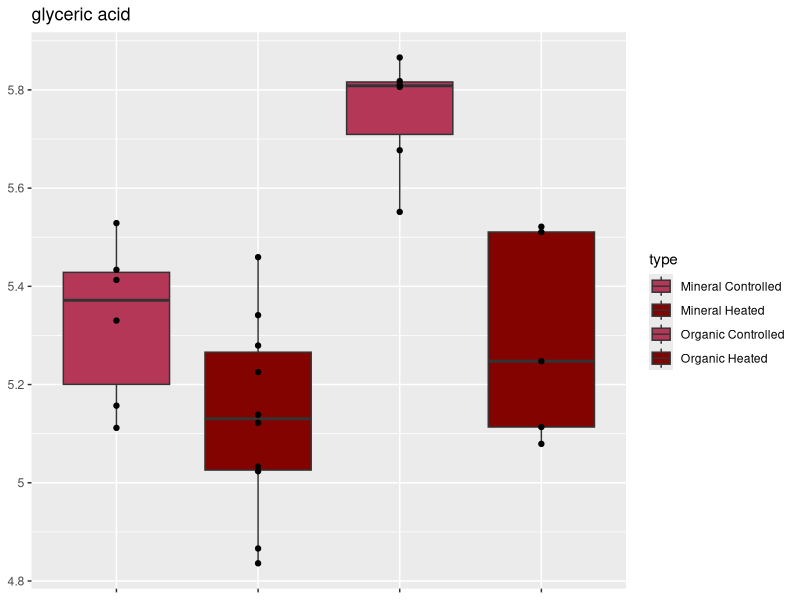
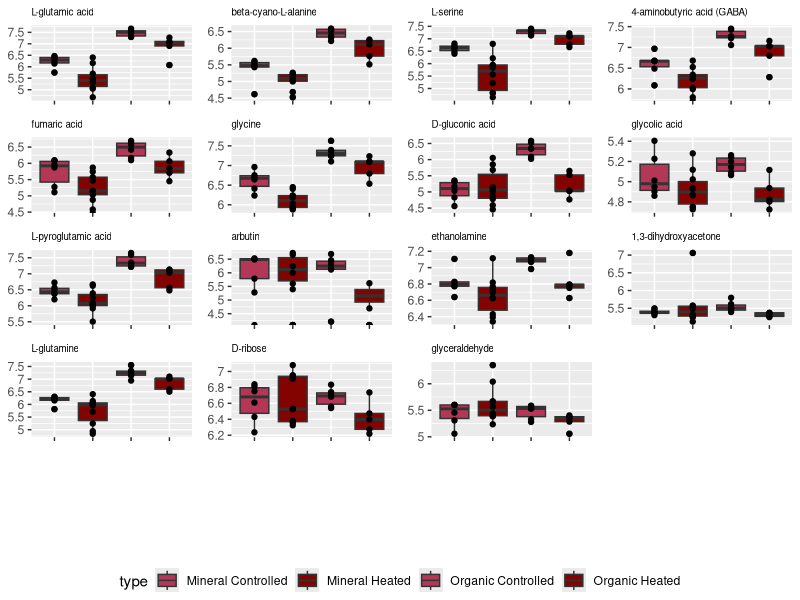
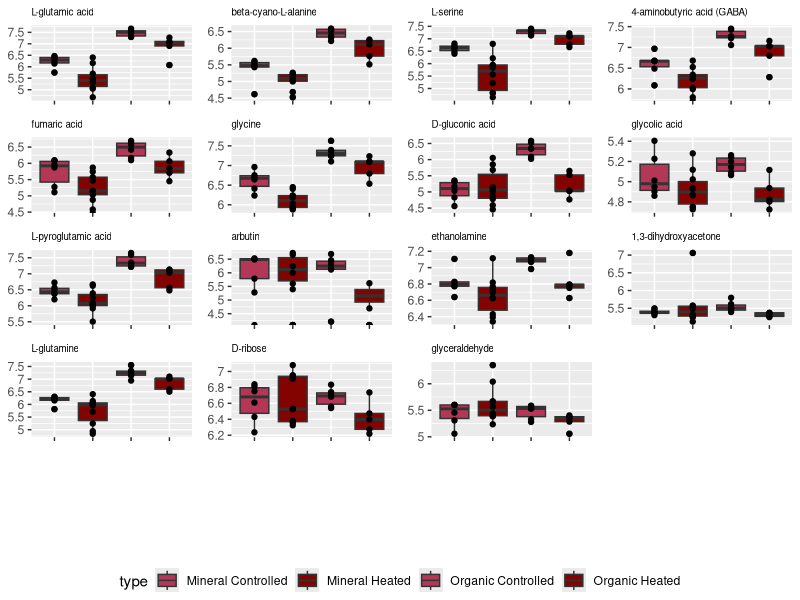
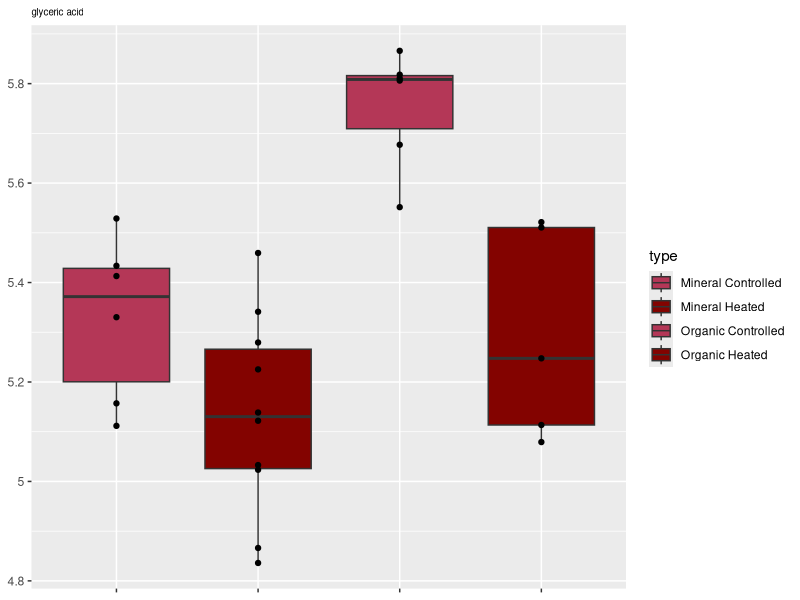
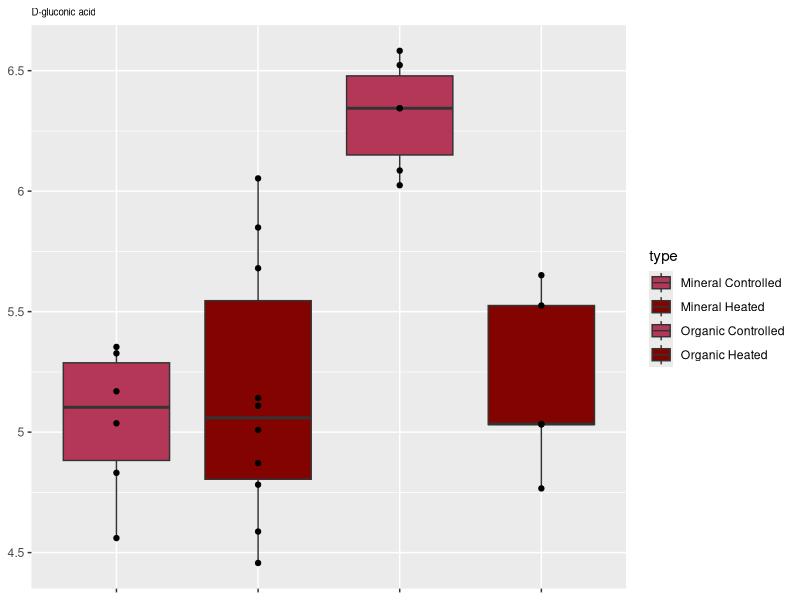
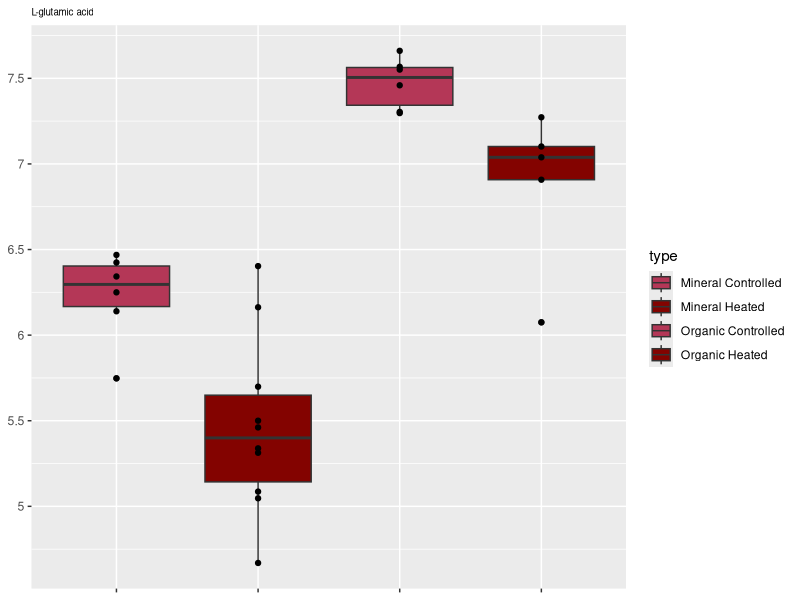
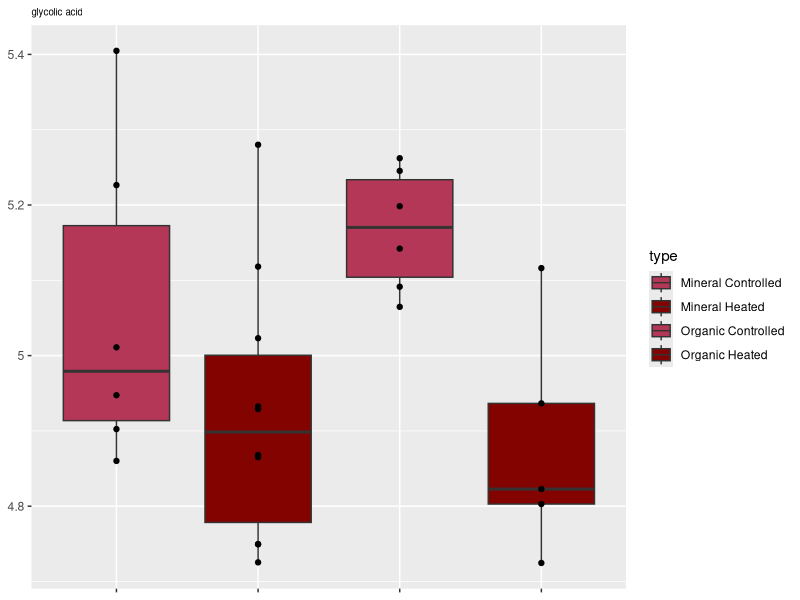
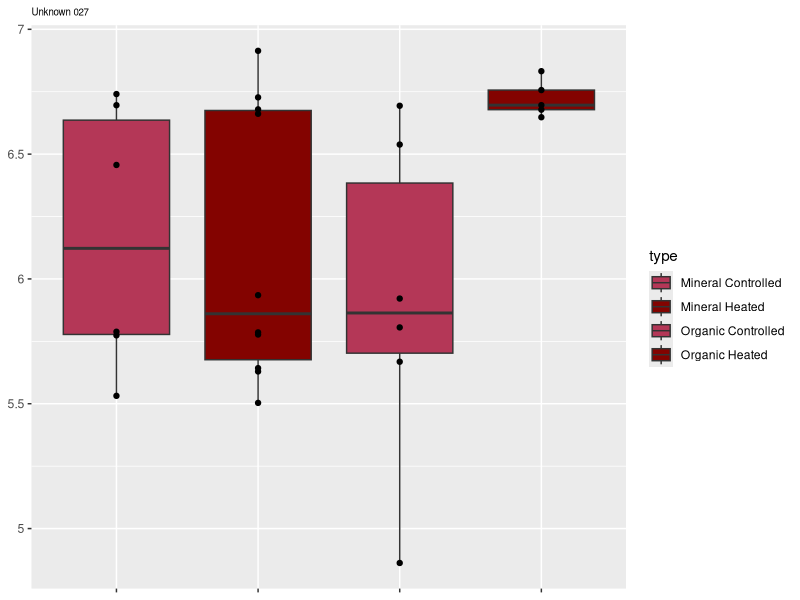

Recreate these plots in R, in order.
## ---- chunk 1
knitr::opts_chunk$set(echo = TRUE)
## ---- chunk 2
library(tidyverse)
library(ggplot2)
library(scales)
data <- as.data.frame(read.csv("EMSL_PNNL.csv"), header=TRUE)
new_data <- data[c(36,17,47,39,110,12,103,55,7,124,54,181,27,138,10,141,87,118,209,26,132,1,38,48,125,23,123,35,90,6,63),]
rownames(new_data) <- 1:nrow(new_data)
## ---- chunk 3
plot_list = list()
for (i in 1:31) {
  data_i <- new_data[i,]
  data_i_w <- data_i %>% gather("M_C_4_AB",	"M_C_7_AB",	"M_C_12_AB",	"M_C_14_AB",	"M_C_19_AB",	"M_C_30_AB",	"M_H_2_AB",	"M_H_2B",	"M_H_4_AB",	"M_H_11_AB",	"M_H_17_AB",	"M_H_26_AB",	"M_H_28_AB",	"M_H_30_AB",	"M_H_32_AB",	"M_H_34_AB",	"O_C_4_AB",	"O_C_12_AB",	"O_C_14_AB",	"O_C_19_AB",	"O_C_27_AB",	"O_C_34_AB",	"O_H_2_AB",	"O_H_4_AB",	"O_H_11_AB",	"O_H_17_AB",	"O_H_32_AB", key="type", value="frequencies")
  data_i_w$type <- c("Mineral Controlled", "Mineral Controlled", "Mineral Controlled", "Mineral Controlled", "Mineral Controlled", "Mineral Controlled", "Mineral Heated", "Mineral Heated", "Mineral Heated", "Mineral Heated", "Mineral Heated", "Mineral Heated", "Mineral Heated", "Mineral Heated", "Mineral Heated", "Mineral Heated", "Organic Controlled", "Organic Controlled", "Organic Controlled", "Organic Controlled", "Organic Controlled", "Organic Controlled", "Organic Heated", "Organic Heated", "Organic Heated", "Organic Heated", "Organic Heated")
 p = ggplot(data_i_w, aes(x=type, y=frequencies, fill=type, show.legend=FALSE)) +
        geom_boxplot() +
        scale_fill_manual(values=c("#B43757", "#830300","#B43757", "#830300")) +
        scale_alpha(range=c(.1, .1, .2, 1.)) +
        geom_point(show.legend = FALSE) +
        labs(title=new_data[i,1]) +
        theme(plot.title = element_text(size=7)) +
        theme(axis.title.x=element_blank(),
        axis.text.x=element_blank(), 
        axis.title.y=element_blank()) +
        scale_y_log10(breaks = trans_breaks("log10", function(x) 10^x),
              labels = trans_format("log10", math_format(.x)))
  plot_list[[i]] = p
}
## ---- chunk 4
pdf("organic_metabolites_plots.pdf")
for (i in 1:31) {
      print(i)
      print(plot_list[[i]])
}
dev.off()
## ---- chunk 5
p1 <- plot_list[[1]]  ### glyceric acid
p1 + theme(plot.title = element_text(size=13))
p2 <- plot_list[[2]]  ### D-glucagonic acid
p3 <- plot_list[[3]]  ### L-glutamic acid ********
p4 <- plot_list[[4]]  ### glycolic acid
p6 <- plot_list[[6]]  ### beta-cyano-L-alanine *******
p8 <- plot_list[[8]]  ### L-serine ******
p9 <- plot_list[[9]]  ### GABA 1 ROW REMOVED ******
p11 <- plot_list[[11]] ### L-pyroglutamic acid
p13 <- plot_list[[13]] ## fumaric acid 1 REMOVED ROW ******
p15 <- plot_list[[15]] ### arbutin 8 ROWS REMOVED
p20 <- plot_list[[20]] ### ethanolamine
p22 <- plot_list[[22]] ### 1,3-dihydroxyacetone
p23 <- plot_list[[23]] ### glycine ******
p24 <- plot_list[[24]] ### L-glutamine
p26 <- plot_list[[26]] ### D-ribose
p28 <- plot_list[[28]] ### glyceraldehyde
p30 <- plot_list[[30]] ### 3-hydroxybutyric acid
p31 <- plot_list[[31]] ### melezitose
## ---- chunk 6
library(gridExtra)
library(grid)


grid_arrange_shared_legend <- function(..., ncol = length(list(...)), nrow = 1, position = c("bottom", "right")) {

  plots <- list(...)
  position <- match.arg(position)
  g <- ggplotGrob(plots[[1]] + theme(legend.position = position))$grobs
  legend <- g[[which(sapply(g, function(x) x$name) == "guide-box")]]
  lheight <- sum(legend$height)
  lwidth <- sum(legend$width)
  gl <- lapply(plots, function(x) x + theme(legend.position="none"))
  gl <- c(gl, ncol = ncol, nrow = nrow)

  combined <- switch(position,
                     "bottom" = arrangeGrob(do.call(arrangeGrob, gl),
                                            legend,
                                            ncol = 1,
                                            heights = unit.c(unit(1, "npc") - lheight, lheight)),
                     "right" = arrangeGrob(do.call(arrangeGrob, gl),
                                           legend,
                                           ncol = 2,
                                           widths = unit.c(unit(1, "npc") - lwidth, lwidth)))

  grid.newpage()
  grid.draw(combined)

  # return gtable invisibly
  invisible(combined)

}


plot_all <- grid_arrange_shared_legend(p3,p6,p8,p9,p13,p23,p2,p4,p11,p15,p20,p22,p24,p26, p28, ncol = 4, nrow = 5)
plot(plot_all, width=5, length=10)
